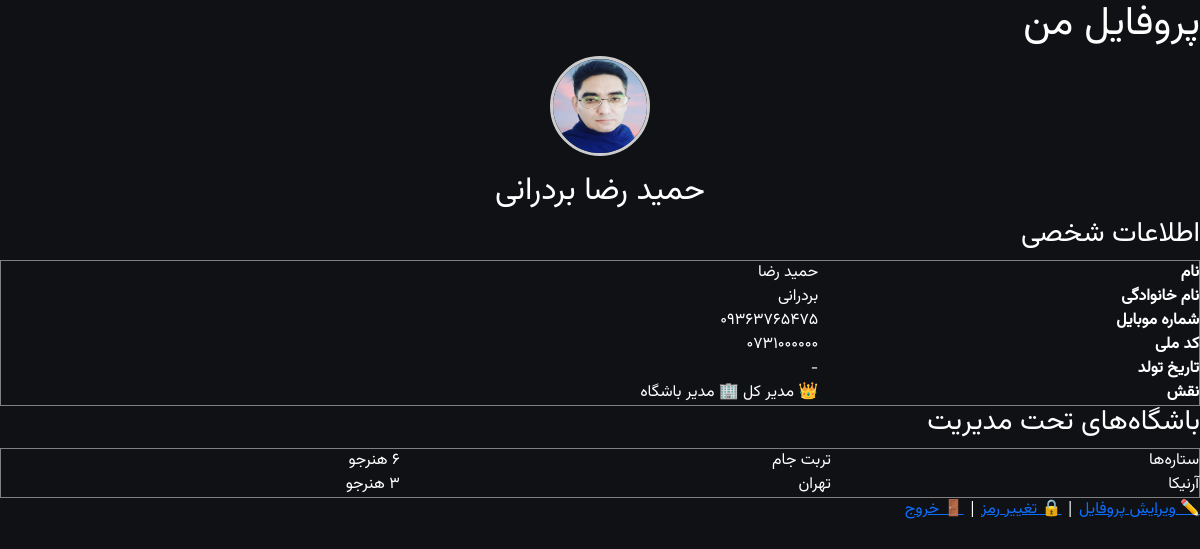
/profile/ (signed in), run on the app's committed database.
### apps/accounts/models.py (models this page shows, shortened)
class User(AbstractBaseUser, PermissionsMixin):
    phone = models.CharField(max_length=11, unique=True)
    first_name = models.CharField(max_length=100)
    last_name = models.CharField(max_length=100)
    birth_date = jmodels.jDateField('تاریخ تولد', null=True, blank=True)
    national_code = models.CharField(max_length=10, blank=True, null=True)
    avatar = models.ImageField(upload_to='avatars/', blank=True, null=True)
    is_super_manager = models.BooleanField(default=False)
    is_club_manager = models.BooleanField(default=False)
    is_instructor = models.BooleanField(default=False)
    is_active = models.BooleanField(default=True)
    is_staff = models.BooleanField(default=False)
    created_at = models.DateTimeField(auto_now_add=True)
    updated_at = models.DateTimeField(auto_now=True)
    objects = UserMnaager()
    USERNAME_FIELD = 'phone'
    REQUIRED_FIELDS = ['first_name', 'last_name']
    class Meta:
        verbose_name = 'کاربر'
        verbose_name_plural = 'کاربرها'
    def get_full_name(self):
        return f'{self.first_name} {self.last_name}'

### apps/clubs/models.py (models this page shows, shortened)
class Club(models.Model):
    name = models.CharField('نام باشگاه', max_length=200)
    sports = models.ManyToManyField('Sport', related_name='clubs', verbose_name='رشته‌های ورزشی', blank=True)
    province = models.ForeignKey(Province, on_delete=models.PROTECT, related_name='clubs', verbose_name='استان')
    city = models.ForeignKey(City, on_delete=models.PROTECT, related_name='clubs', verbose_name='شهر')
    address = models.TextField('آدرس', blank=True, null=True)
    phone = models.CharField('تلفن', max_length=11, blank=True, null=True)
    is_active = models.BooleanField('فعال', default=True)
    created_at = models.DateTimeField('تاریخ ایجاد', auto_now_add=True)
    class Meta:
        verbose_name = 'باشگاه'
        verbose_name_plural = 'باشگاه‌ها'

class City(models.Model):
    province = models.ForeignKey(Province, on_delete=models.CASCADE, related_name='cities', verbose_name='استان')
    name = models.CharField('شهر', max_length=100)
    class Meta:
        verbose_name = 'شهر'
        verbose_name_plural = 'شهرها'

### apps/accounts/views.py (the view)
# urls.py: path('profile/', views.ProfileView.as_view(), name='profile'),
class ProfileView(LoginRequiredMixin, TemplateView):
    template_name = 'accounts/profile.html'
    def get_context_data(self, **kwargs):
        context = super().get_context_data(**kwargs)
        user = self.request.user
        try:
            student = user.student_profile
            context['student'] = student
        except:
            context['student'] = None
        if user.is_super_manager or user.is_club_manager:
            context['managed_clubs'] = Club.objects.filter(memberships__user=user, is_active=True)
        return context

### apps/core/context_processors.py (called while the page is built)
def site_settings(request):
    return {'site_settings': SiteSetting.get_settings()}

### apps/core/models.py (called while the page is built)
    @classmethod
    def get_settings(cls):
        obj, created = cls.objects.get_or_create(pk=1)
        return obj

### templates/accounts/profile.html (shortened to what this page needs)
{% extends 'base.html' %}
{% load jformat %}
{% block content %}
<h1>پروفایل من</h1>
<p style="text-align:center;">
    {% if user.avatar %}
    <img src="{{ user.avatar.url }}" width="100" height="100" style="border-radius:50%;border:3px solid #ccc;">
    {% else %}
    <span style="font-size:80px;">👤</span>
    {% endif %}
</p>
<h2 style="text-align:center;">{{ user.get_full_name }}</h2>
<h3>اطلاعات شخصی</h3>
<table border="1" width="100%">
    <tr><th>نام</th><td>{{ user.first_name }}</td></tr>
    <tr><th>نام خانوادگی</th><td>{{ user.last_name }}</td></tr>
    <tr><th>شماره موبایل</th><td>{{ user.phone }}</td></tr>
    <tr><th>کد ملی</th><td>{{ user.national_code|default:"-" }}</td></tr>
    <tr><th>تاریخ تولد</th><td>{{ user.birth_date|jformat:"%Y/%m/%d"|default:"-" }}</td></tr>
    <tr><th>نقش</th><td>
        {% if user.is_super_manager %}👑 مدیر کل{% endif %}
        {% if user.is_club_manager %}🏢 مدیر باشگاه{% endif %}
    </td></tr>
</table>
{% if managed_clubs %}
<h3>باشگاه‌های تحت مدیریت</h3>
<table border="1" width="100%">
    {% for club in managed_clubs %}
    <tr><td>{{ club.name }}</td><td>{{ club.city.name }}</td><td>{{ club.students.count }} هنرجو</td></tr>
    {% endfor %}
</table>
{% endif %}
<p>
    <a href="{% url 'accounts:profile_edit' %}">✏️ ویرایش پروفایل</a> |
    <a href="{% url 'accounts:password_change' %}">🔒 تغییر رمز</a> |
    <a href="{% url 'accounts:logout' %}">🚪 خروج</a>
</p>
{% endblock %}

### static/css/app.css (style rules this page uses)
:root { --primary: #ff4d2e; --primary-dark: #e63900; --accent: #ffb800; --bg-dark: #0f1115; --card-bg: rgba(22, 24, 30, 0.95); --text-primary: #ffffff; --text-secondary: rgba(255, 255, 255, 0.65); --text-muted: rgba(255, 255, 255, 0.4); --border-glass: rgba(255, 255, 255, 0.08); --input-bg: rgba(255, 255, 255, 0.05); --danger: #ff8a80; --danger-bg: rgba(255, 77, 46, 0.1); --danger-border: rgba(255, 77, 46, 0.3); --font-primary: 'Vazirmatn', 'Tahoma', system-ui, -apple-system, sans-serif; --font-size-xs: 0.7rem; --font-size-sm: 0.78rem; --font-size-base: 0.85rem; --font-size-md: 0.9rem; --font-size-lg: 1rem; --font-size-xl: 1.15rem; --font-size-2xl: 1.35rem; }
*, *::before, *::after { margin: 0; padding: 0; box-sizing: border-box; }
html { width: 100%; -webkit-text-size-adjust: 100%; -webkit-tap-highlight-color: transparent; }
body { width: 100%; min-height: 100vh; min-height: 100dvh; font-family: var(--font-primary); background: var(--bg-dark); color: var(--text-primary); overflow-x: hidden; overflow-y: auto; -webkit-overflow-scrolling: touch; }

### data on the page
User: avatar (placeholder picture), get_full_name "حمید رضا بردرانی", first_name "حمید رضا", last_name "بردرانی", phone "09363765475", national_code "0731000000"
Club: name "ستاره‌ها", city.name "تربت جام", students.count "6"
Club: name "آرنیکا", city.name "تهران"

### other printed values
{{ user.birth_date|jformat:"%Y/%m/%d"|default:"-" }} "-"
